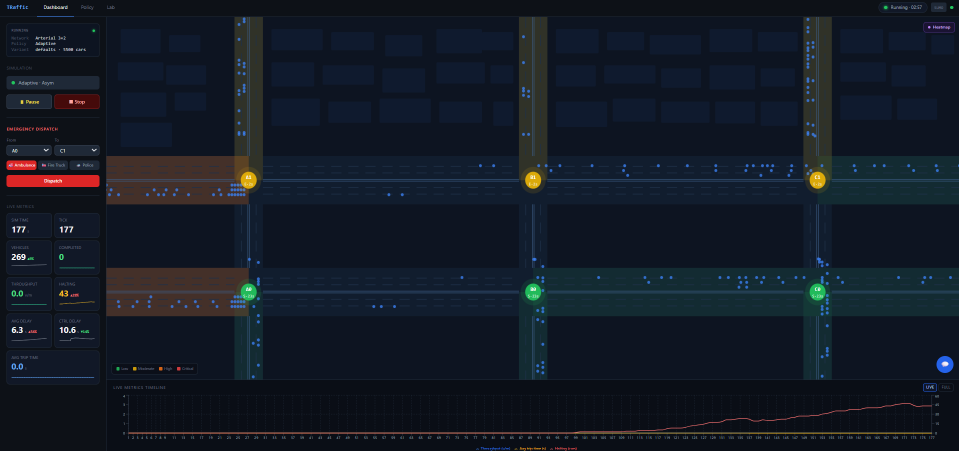
#> input picture docs/images/dashboard.png, 1918 x 902 px (shown at 1/2 size)
$ python make_demo_gif.py
#> lines starting #> are read from the running program, lines starting #| are printed output that depends on the picture
"""Build a README demo GIF from existing screenshots (slideshow)."""
from __future__ import annotations

from pathlib import Path

from PIL import Image

ROOT = Path(__file__).resolve().parent.parent
FRAMES = [
    ROOT / "dashboard.png",
    ROOT / "carla.png",
    ROOT / "lab.png",
    ROOT / "realworld-detections.png",
]
OUT = ROOT / "demo.gif"
TARGET = (1280, 720)
DURATION_MS = 2500


def main() -> None:
    images: list[Image.Image] = []
    for path in FRAMES:
        if not path.exists():
            raise FileNotFoundError(f"Missing frame: {path}")
        img = Image.open(path).convert("RGB")
        img.thumbnail(TARGET, Image.Resampling.LANCZOS)
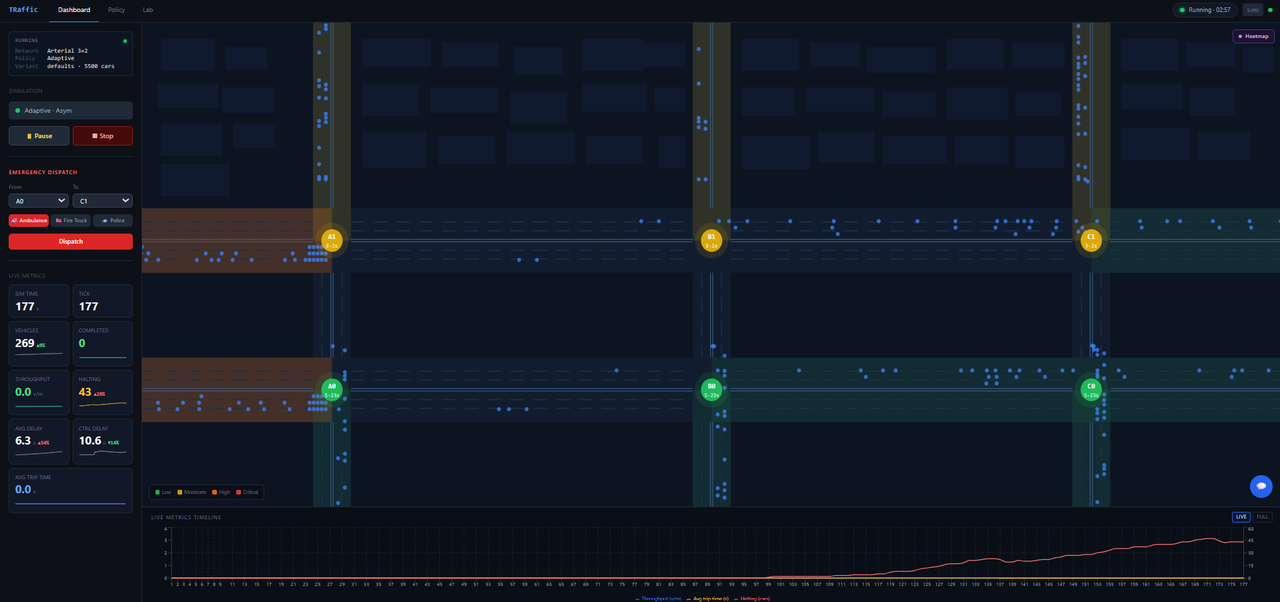
#> img: PIL image 1280x602 RGB; mean R, G, B 19.5, 26.7, 37.8
        canvas = Image.new("RGB", TARGET, (6, 10, 15))
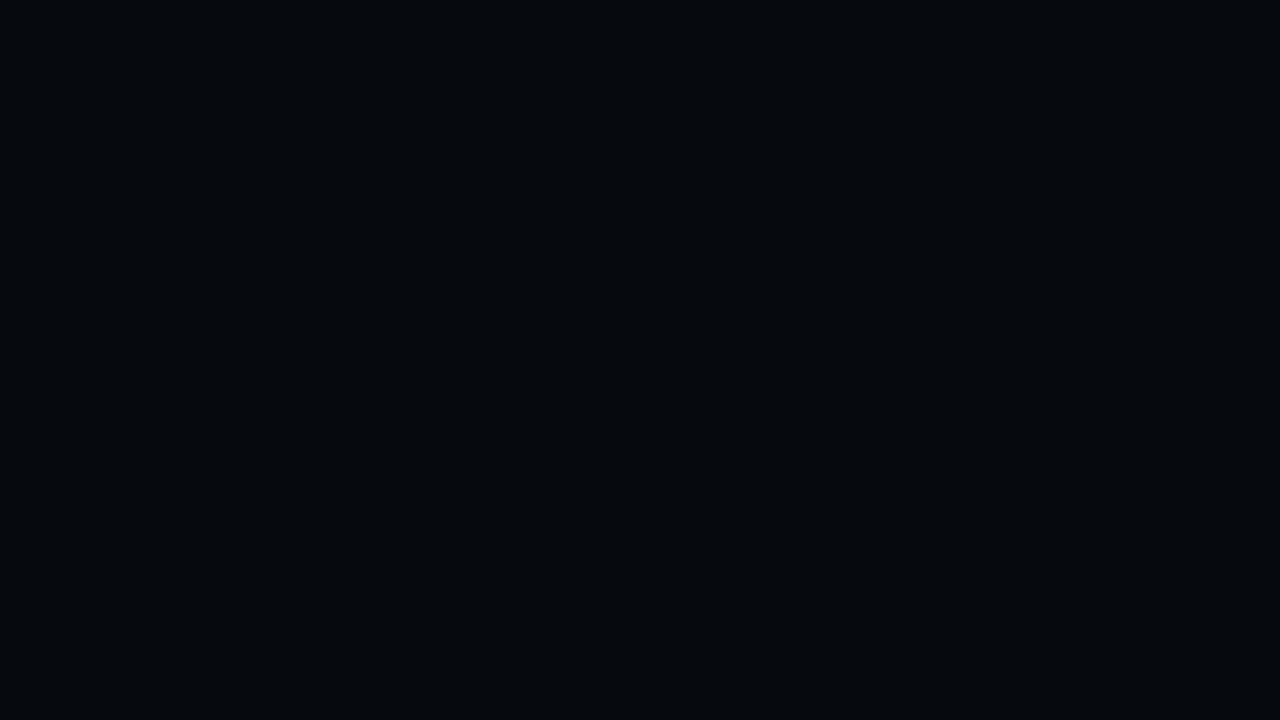
#> canvas: PIL image 1280x720 RGB; mean R, G, B 6, 10, 15
        ox = (TARGET[0] - img.width) // 2
#> ox = 0
        oy = (TARGET[1] - img.height) // 2
#> oy = 59
        canvas.paste(img, (ox, oy))
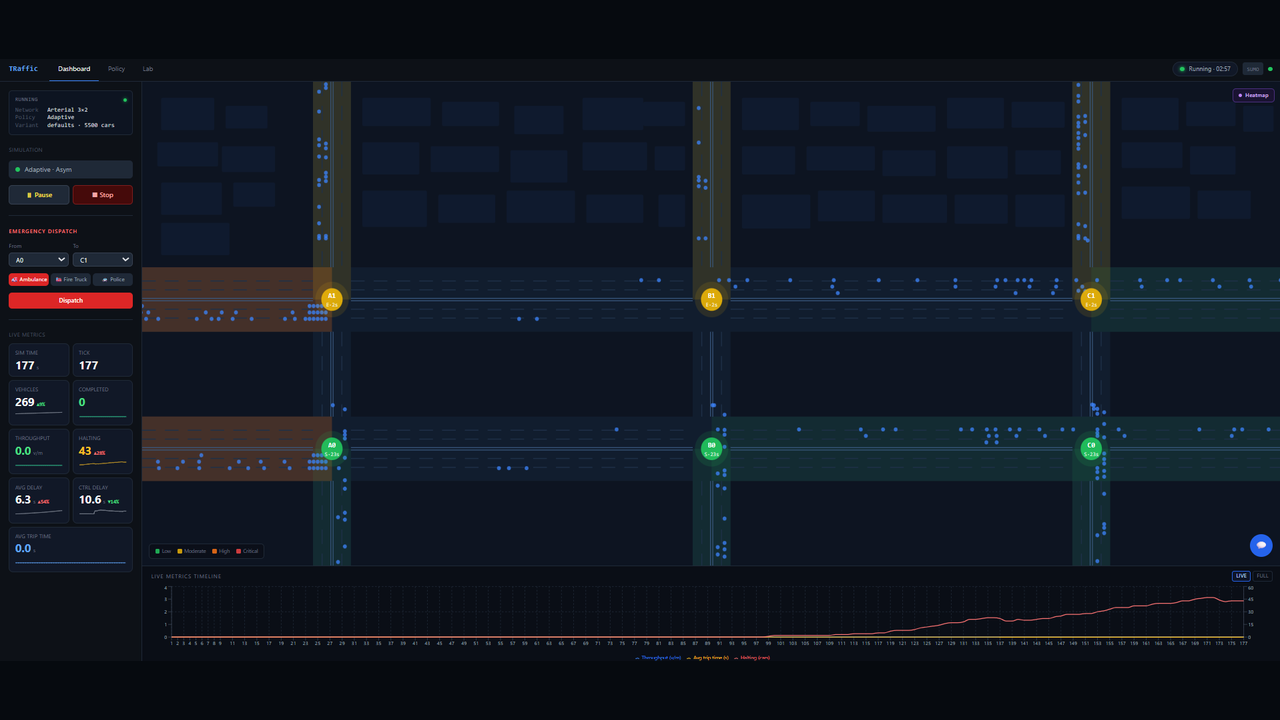
#> canvas: PIL image 1280x720 RGB; mean R, G, B 17.3, 24, 34
        images.append(canvas)
#> pass 2 of the loop in main, `for path in FRAMES:`:
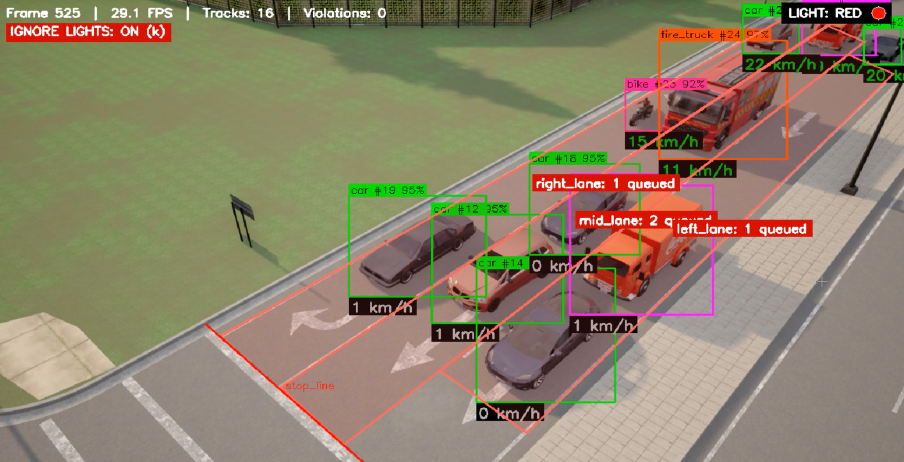
#> input picture docs/images/carla.png, 1808 x 923 px (shown at 1/2 size)
#> in main, img is the input picture: PIL image 1808x923 RGB; mean R, G, B 142, 129.9, 105.8
#> in main, `img.thumbnail(TARGET, Image.Resampling.LANCZOS)`:
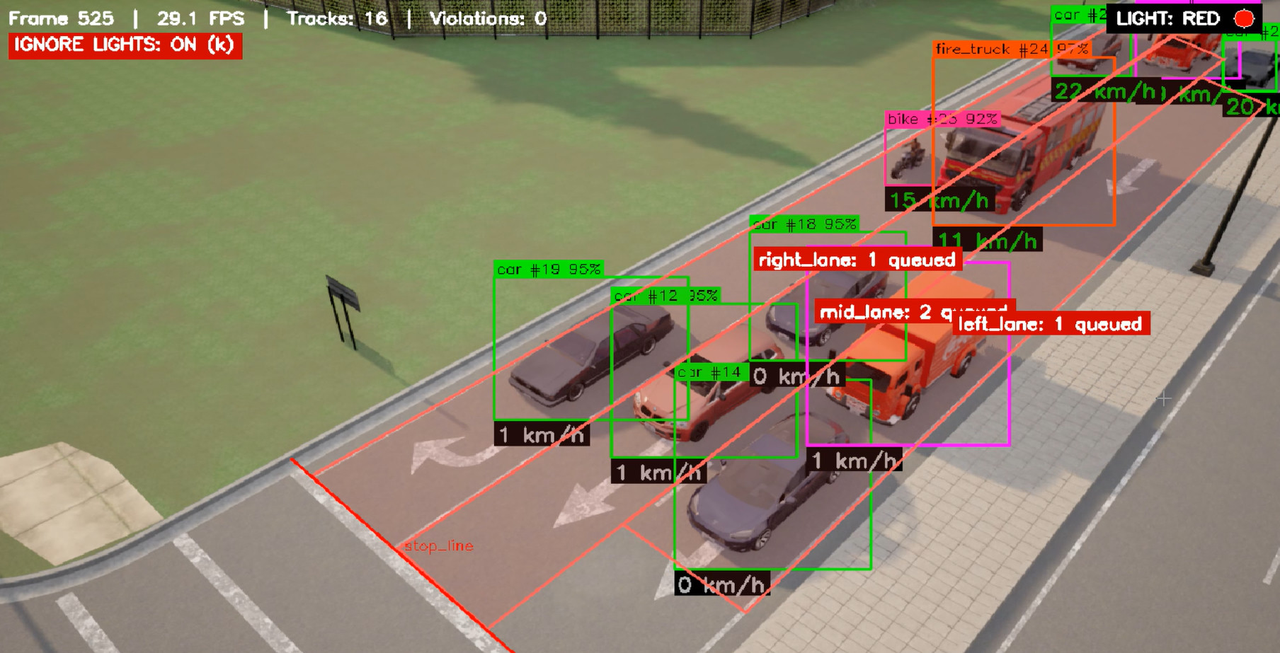
#> img: PIL image 1280x653 RGB; mean R, G, B 142, 129.9, 105.8
#> in main, `canvas.paste(img, (ox, oy))`:
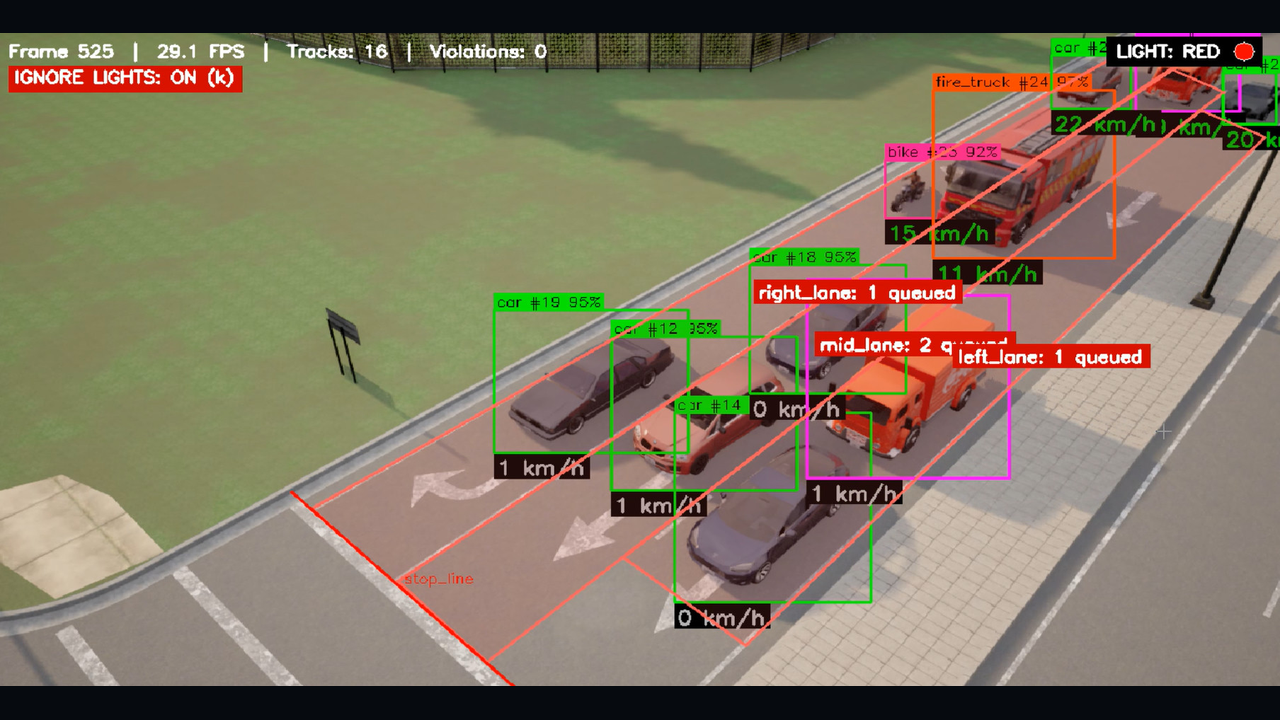
#> canvas: PIL image 1280x720 RGB; mean R, G, B 129.3, 118.7, 97.4
#> pass 3 of the loop in main, `for path in FRAMES:`:
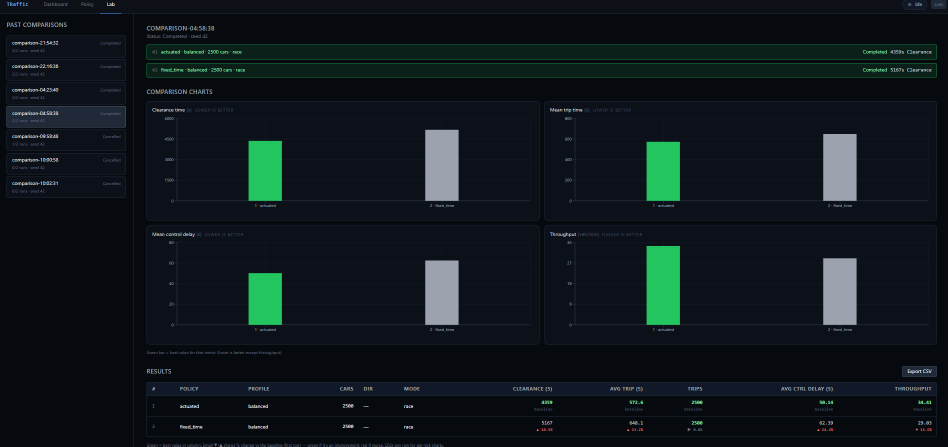
#> input picture docs/images/lab.png, 1895 x 893 px (shown at 1/2 size)
#> in main, `img.thumbnail(TARGET, Image.Resampling.LANCZOS)`:
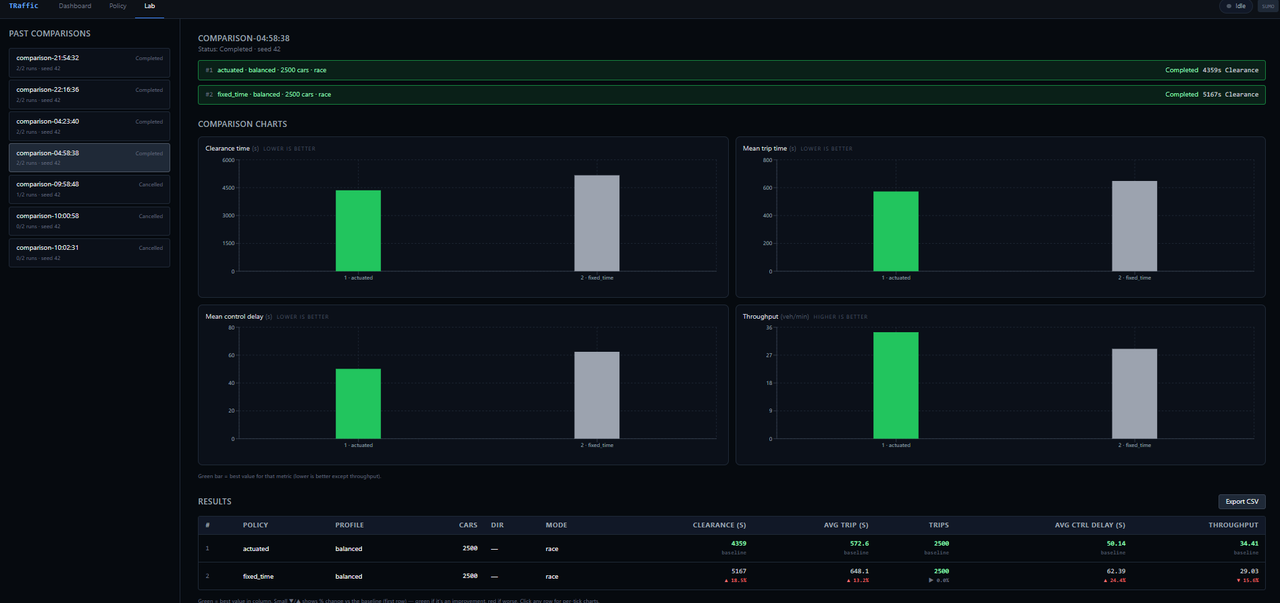
#> img: PIL image 1280x603 RGB; mean R, G, B 14.5, 23.7, 28
#> in main, `canvas.paste(img, (ox, oy))`:
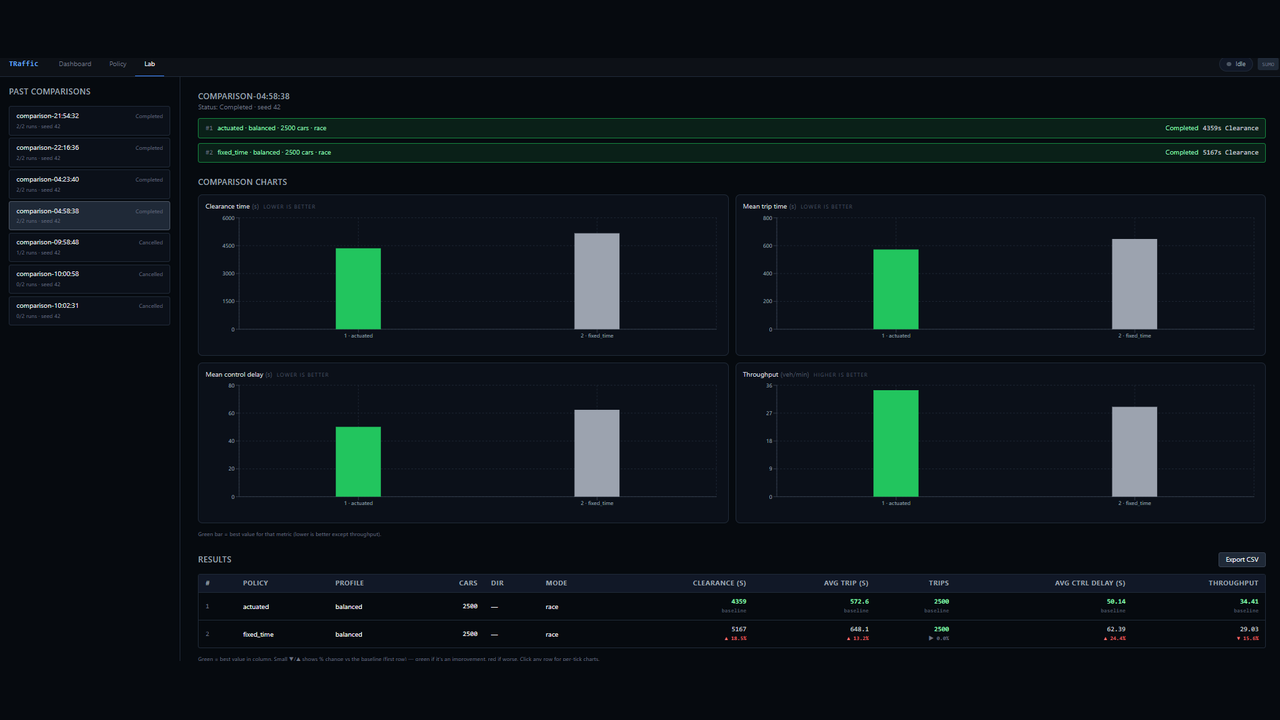
#> canvas: PIL image 1280x720 RGB; mean R, G, B 13.1, 21.5, 25.9
#> the loop made 4 passes; the first 3 are shown

    images[0].save(
        OUT,
        save_all=True,
        append_images=images[1:],
        duration=DURATION_MS,
        loop=0,
        optimize=True,
    )
    print(f"Wrote {OUT} ({len(images)} frames)")


if __name__ == "__main__":
    main()
